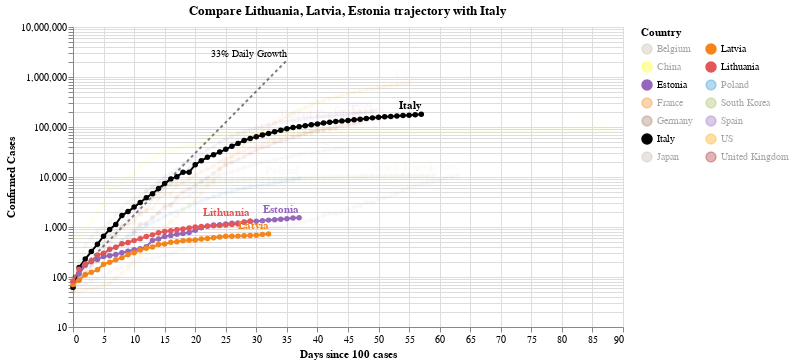

Write notebook code for a chart like this one.
### Code cell
#hide_input
chart3 = make_since_chart(['Lithuania', 'Latvia', 'Estonia'])
chart3

### Figure 1 — Vega-Lite specification as saved in the notebook (floating-point values rounded to 4 significant figures; data arrays with more than 128 entries replaced by an {"elided": "..."} marker saying what was removed)
{"config": {"view": {"continuousWidth": 400, "continuousHeight": 300}}, "layer": [{"mark": {"type": "line", "color": "black", "opacity": 0.5, "strokeDash": [3, 3]}, "encoding": {"x": {"type": "quantitative", "field": "Days since 100 cases"}, "y": {"type": "quantitative", "field": "Confirmed Cases"}}}, {"mark": {"type": "text", "align": "right", "dy": -6, "fontSize": 10, "text": "33% Daily Growth"}, "encoding": {"x": {"type": "quantitative", "field": "Days since 100 cases"}, "y": {"type": "quantitative", "field": "Confirmed Cases"}}, "transform": [{"filter": "(datum['Days since 100 cases'] >= 35)"}]}, {"data": {"name": "data-2bf3702c5a5b3aba837ce371754c04fc"}, "mark": {"type": "line", "point": true}, "encoding": {"color": {"type": "nominal", "field": "Country", "legend": {"columns": 2}, "scale": {"domain": ["Belgium", "China", "Estonia", "France", "Germany", "Italy", "Japan", "Latvia", "Lithuania", "Poland", "South Korea", "Spain", "US", "United Kingdom"], "range": ["#C1B7AD", "yellow", "#9467bd", "#F58518", "#9D755D", "black", "#C1B7AD", "#F58518", "#E45756", "#2495D3", "#A1BA59", "#9467bd", "orange", "brown"]}}, "opacity": {"condition": {"value": 1, "selection": "selector002"}, "value": 0.05}, "tooltip": [{"type": "nominal", "field": "Country"}, {"type": "temporal", "field": "Date"}, {"type": "quantitative", "field": "Confirmed Cases"}, {"type": "quantitative", "field": "Days since 100 cases"}], "x": {"type": "quantitative", "field": "Days since 100 cases"}, "y": {"type": "quantitative", "field": "Confirmed Cases", "scale": {"type": "log"}}}, "selection": {"selector002": {"type": "multi", "fields": ["Country"], "bind": "legend", "init": [{"Country": "Lithuania"}, {"Country": "Latvia"}, {"Country": "Estonia"}, {"Country": "Italy"}]}}, "width": 550}, {"data": {"name": "data-2bf3702c5a5b3aba837ce371754c04fc"}, "mark": {"type": "text", "align": "right", "dy": -8, "fontWeight": "bold"}, "encoding": {"color": {"type": "nominal", "field": "Country", "legend": {"columns": 2}, "scale": {"domain": ["Belgium", "China", "Estonia", "France", "Germany", "Italy", "Japan", "Latvia", "Lithuania", "Poland", "South Korea", "Spain", "US", "United Kingdom"], "range": ["#C1B7AD", "yellow", "#9467bd", "#F58518", "#9D755D", "black", "#C1B7AD", "#F58518", "#E45756", "#2495D3", "#A1BA59", "#9467bd", "orange", "brown"]}}, "opacity": {"condition": {"value": 1, "selection": "selector002"}, "value": 0.05}, "text": {"type": "nominal", "field": "Country"}, "tooltip": [{"type": "nominal", "field": "Country"}, {"type": "temporal", "field": "Date"}, {"type": "quantitative", "field": "Confirmed Cases"}, {"type": "quantitative", "field": "Days since 100 cases"}], "x": {"type": "quantitative", "field": "Days since 100 cases"}, "y": {"type": "quantitative", "field": "Confirmed Cases", "scale": {"type": "log"}}}, "transform": [{"filter": "(datum['Date'] >= 1587254400000)"}], "width": 550}], "data": {"name": "data-c1a3bbf4dd040f2e7e8e7a69520e3c2a"}, "title": "Compare Lithuania, Latvia, Estonia trajectory with Italy", "$schema": "https://vega.github.io/schema/vega-lite/v4.0.2.json", "datasets": {"data-c1a3bbf4dd040f2e7e8e7a69520e3c2a": [{"Days since 100 cases": 0, "Confirmed Cases": 100.0}, {"Days since 100 cases": 1, "Confirmed Cases": 133.0}, {"Days since 100 cases": 2, "Confirmed Cases": 176.9}, {"Days since 100 cases": 3, "Confirmed Cases": 235.3}, {"Days since 100 cases": 4, "Confirmed Cases": 312.9}, {"Days since 100 cases": 5, "Confirmed Cases": 416.2}, {"Days since 100 cases": 6, "Confirmed Cases": 553.5}, {"Days since 100 cases": 7, "Confirmed Cases": 736.1}, {"Days since 100 cases": 8, "Confirmed Cases": 979.1}, {"Days since 100 cases": 9, "Confirmed Cases": 1302.0}, {"Days since 100 cases": 10, "Confirmed Cases": 1732.0}, {"Days since 100 cases": 11, "Confirmed Cases": 2303.0}, {"Days since 100 cases": 12, "Confirmed Cases": 3064.0}, {"Days since 100 cases": 13, "Confirmed Cases": 4074.0}, {"Days since 100 cases": 14, "Confirmed Cases": 5419.0}, {"Days since 100 cases": 15, "Confirmed Cases": 7207.0}, {"Days since 100 cases": 16, "Confirmed Cases": 9586.0}, {"Days since 100 cases": 17, "Confirmed Cases": 12750.0}, {"Days since 100 cases": 18, "Confirmed Cases": 16960.0}, {"Days since 100 cases": 19, "Confirmed Cases": 22550.0}, {"Days since 100 cases": 20, "Confirmed Cases": 29990.0}, {"Days since 100 cases": 21, "Confirmed Cases": 39890.0}, {"Days since 100 cases": 22, "Confirmed Cases": 53060.0}, {"Days since 100 cases": 23, "Confirmed Cases": 70560.0}, {"Days since 100 cases": 24, "Confirmed Cases": 93850.0}, {"Days since 100 cases": 25, "Confirmed Cases": 124800.0}, {"Days since 100 cases": 26, "Confirmed Cases": 166000.0}, {"Days since 100 cases": 27, "Confirmed Cases": 220800.0}, {"Days since 100 cases": 28, "Confirmed Cases": 293700.0}, {"Days since 100 cases": 29, "Confirmed Cases": 390600.0}, {"Days since 100 cases": 30, "Confirmed Cases": 519500.0}, {"Days since 100 cases": 31, "Confirmed Cases": 690900.0}, {"Days since 100 cases": 32, "Confirmed Cases": 918900.0}, {"Days since 100 cases": 33, "Confirmed Cases": 1222000.0}, {"Days since 100 cases": 34, "Confirmed Cases": 1625000.0}, {"Days since 100 cases": 35, "Confirmed Cases": 2162000.0}], "data-2bf3702c5a5b3aba837ce371754c04fc": {"elided": "713 records"}}}
